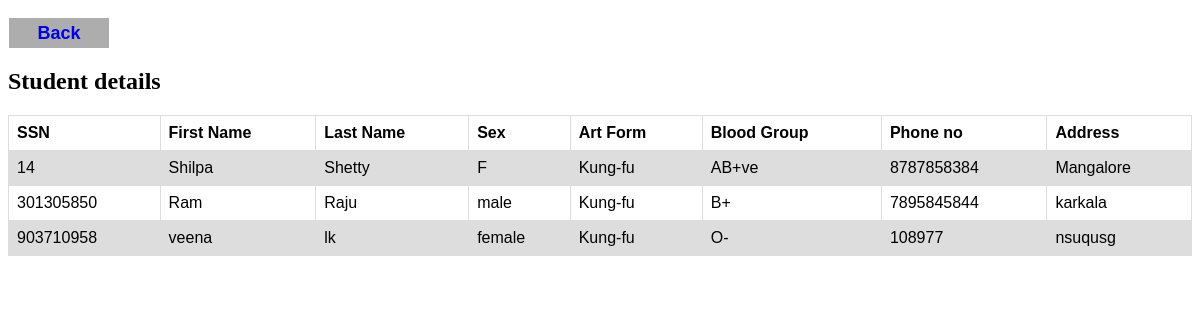
Screenshot of /partstu.php?uname=Ashwath_kumar17 with the database file from the repository.
### tables this page shows
CREATE TABLE `student` (
  `SSN` varchar(20) NOT NULL,
  `Fname` varchar(20) NOT NULL,
  `Lname` varchar(20) NOT NULL,
  `Sex` varchar(20) NOT NULL,
  `Art_form` varchar(20) NOT NULL,
  `Blood` varchar(20) NOT NULL,
  `St_uname` varchar(20) NOT NULL,
  `Phno` varchar(20) NOT NULL,
  `Address` varchar(20) NOT NULL
);

### partstu.php (the view, shortened to what this page needs)
<!DOCTYPE html>
<html lang="en">
<head>
</head>
<body>
<button id="back"><a href="addtour.php">Back</a></button>
<?php
$con = mysqli_connect('localhost:3306', 'root', '','boxing');
$username=$_GET['uname'];
$sql2="SELECT *FROM staff where S_uname='$username'";
$result2=mysqli_query($con,$sql2);
$res=mysqli_fetch_assoc($result2);
$type=$res['type'];
$sql = "SELECT SSN, Fname, Lname, Sex, Art_form, Blood, Phno, St_uname, Address FROM student where Art_form ='$type'";
$result = mysqli_query($con, $sql);
echo "<br><h2>Student details</h2>";
echo "<table border='1'>
<tr>
<th>SSN</th>
<th>First Name</th>
<th>Last Name</th>
<th>Sex</th>
<th>Art Form</th>
<th>Blood Group</th>
<th>Phone no</th>
<th>Address</th>
</tr>";
while($row = mysqli_fetch_assoc($result))
{
    echo "<tr>";
    echo "<td>" . $row['SSN'] . "</td>";
    echo "<td>" . $row['Fname'] . "</td>";
    echo "<td>" . $row['Lname'] . "</td>";
    echo "<td>" . $row['Sex'] . "</td>";
    echo "<td>" . $row['Art_form'] . "</td>";
    echo "<td>" . $row['Blood'] . "</td>";
    echo "<td>" . $row['Phno'] . "</td>";
    echo "<td>" . $row['Address'] . "</td>";
    echo "</tr>";
}
echo "</table>";
?>
</body>
</html>

### partstu.php (style rules this page uses)
table { font-family: arial, sans-serif; border-collapse: collapse; width: 100%; }
td, th { border: 1px solid #dddddd; text-align: left; padding: 8px; }
tr:nth-child(even) { background-color: #dddddd; }
button { width: 100px; height: 30px; background: #adadad; border:none; margin-top: 10px; margin-left: 1px; font-size: 18px; text-decoration: none; color: black; font-weight: bold; }
button a { text-decoration:none; }

### rows the page displays
student: SSN "14", Fname "Shilpa", Lname "Shetty", Sex "F", Art_form "Kung-fu", Blood "AB+ve", Phno "8787858384", Address "Mangalore"
student: SSN "301305850", Fname "Ram", Lname "Raju", Sex "male", Art_form "Kung-fu", Blood "B+", Phno "7895845844", Address "karkala"
student: SSN "903710958", Fname "veena", Lname "lk", Sex "female", Art_form "Kung-fu", Blood "O-", Phno "108977", Address "nsuqusg"
